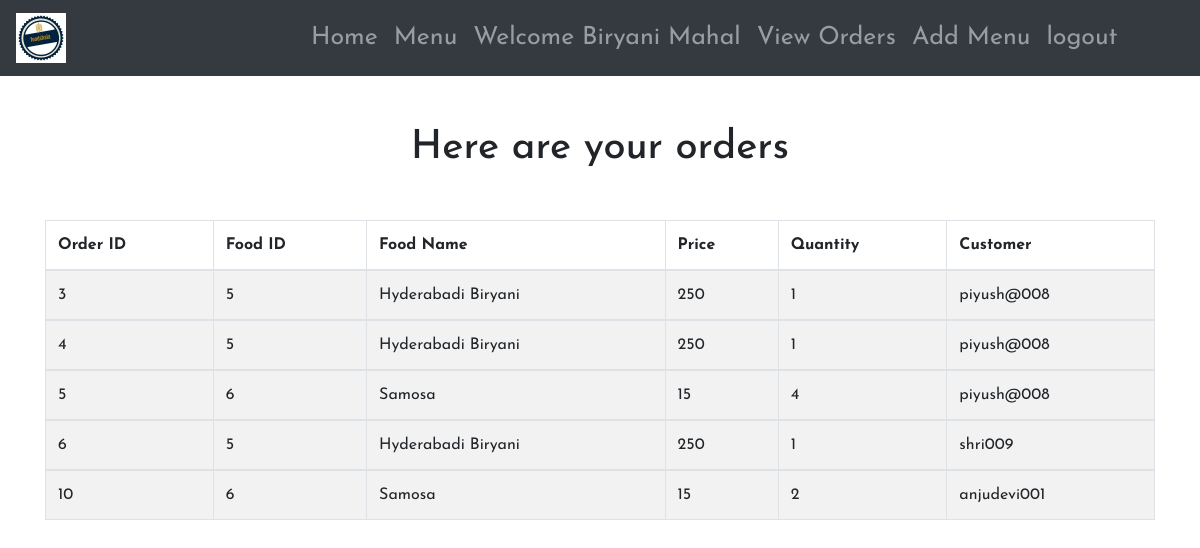
Page /view_orders.php (signed in) on the committed database.
### tables this page shows
CREATE TABLE `orders` (
  `O_ID` int(30) NOT NULL,
  `F_ID` int(30) NOT NULL,
  `R_ID` int(30) NOT NULL,
  `foodname` varchar(255) NOT NULL,
  `price` varchar(255) NOT NULL,
  `username` varchar(255) NOT NULL,
  `quantity` int(11) NOT NULL
);

### view_orders.php (the view, shortened to what this page needs)
<!DOCTYPE html>
<html lang="en" dir="ltr">
  <head>
    <link rel="stylesheet" href="https://stackpath.bootstrapcdn.com/bootstrap/4.5.2/css/bootstrap.min.css">
  </head>
  <body>
    <header>
      <?php
      include('base.php');
       ?>
    </header>
    <h1 class = "mt-5 text-center">Here are your orders</h1>
     <section class="mt-5 mx-auto">
    <?php
    include('conn.php');
    $user_check=$_SESSION['login_r'];
    $q = "SELECT R_ID FROM `restaurants` WHERE name = '$user_check'";
    $r = mysqli_query($con,$q);
    $res = mysqli_fetch_assoc($r);
    $sql = "SELECT * FROM orders WHERE R_ID = {$res['R_ID']}";
    $result = mysqli_query($con, $sql);
    if(mysqli_num_rows($result) > 0)
    {
     ?>
     <div class="container">
     <table class=" table table-striped table-hover table-bordered">
       <thead>
         <tr>
           <th> Order ID </th>
           <th> Food ID </th>
           <th> Food Name </th>
           <th> Price </th>
           <th> Quantity </th>
           <th> Customer </th>
         </tr>
       </thead>
       <?php
         while($row = mysqli_fetch_assoc($result)){
       ?>
     <tbody>
       <tr>
         <td><?php echo $row["O_ID"]; ?></td>
         <td><?php echo $row["F_ID"]; ?></td>
         <td><?php echo $row["foodname"]; ?></td>
         <td><?php echo $row["price"]; ?></td>
         <td><?php echo $row["quantity"]; ?></td>
         <td><?php echo $row['username']; ?></td>
       </tr>
     </tbody>
     <?php } ?>
     </table>
     </div>
       <br>
     <?php } else { ?>
     <h4><center>0 RESULTS</center></h4>
     <?php } ?>
    </section>
  </body>
</html>

### view_orders.php (style rules this page uses)
* { margin: 0;padding: 0;font-family: 'Josefin Sans', sans-serif; }

### rows in the picture
orders: O_ID "3", F_ID "5", foodname "Hyderabadi Biryani", price "250", quantity "1", username "piyush@008"
orders: O_ID "4", F_ID "5", foodname "Hyderabadi Biryani", price "250", quantity "1", username "piyush@008"
orders: O_ID "5", F_ID "6", foodname "Samosa", price "15", quantity "4", username "piyush@008"
orders: O_ID "6", F_ID "5", foodname "Hyderabadi Biryani", price "250", quantity "1", username "shri009"
orders: O_ID "10", F_ID "6", foodname "Samosa", price "15", quantity "2", username "anjudevi001"

### other values in the picture
$_SESSION['login_r'] "Biryani Mahal"
